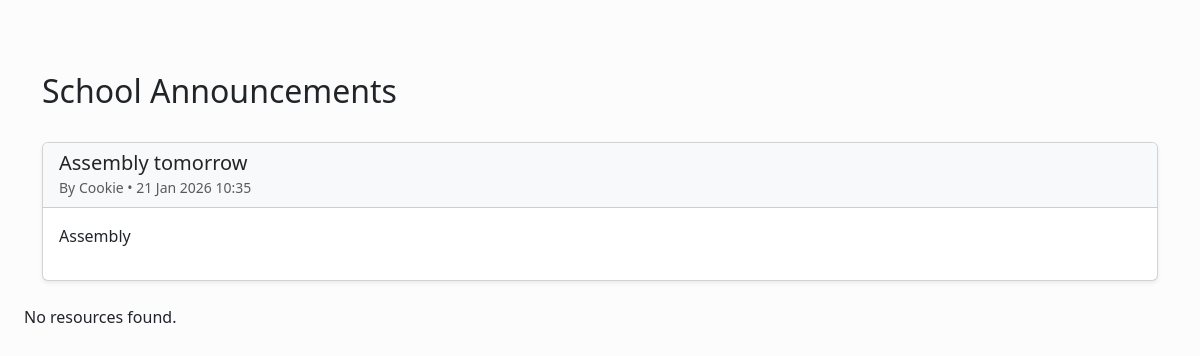
The page /announcements/ (signed in) on the database its author committed.
### announcements/models.py (models this page shows, shortened)
class Announcement(models.Model):
    title = models.CharField(max_length=200)
    content = models.TextField()
    author = models.ForeignKey(User, on_delete=models.SET_NULL, null=True, related_name='announcements')
    created_at = models.DateTimeField(auto_now_add=True)
    updated_at = models.DateTimeField(auto_now=True)
    is_active = models.BooleanField(default=True)
    grade = models.CharField(max_length=20, choices=User.GRADE_CHOICES,
    blank=True, null=True)
    target_role = models.CharField(max_length=20, choices=[('all', 'All'), ('parents', 'Parents'), ('learners', 'Learners')], default='all')
    class Meta:
        ordering = ['-created_at']

### accounts/models.py (models this page shows, shortened)
class User(AbstractUser):
    ROLE_CHOICES = (
        ('admin', 'Admin'),
        ('teacher', 'Teacher'),
        ('parent', 'Parent'),
        ('learner', 'Learner'),
    )
    role = models.CharField(max_length=10, choices=ROLE_CHOICES, default='learner')
    phone_number = models.CharField(max_length=15, blank=True, null=True)  # Useful for SA parents
    profile_picture = models.ImageField(upload_to='profiles/', blank=True, null=True)
    GRADE_CHOICES = (
        ('grade_r', 'Grade R'),
        ('grade_1', 'Grade 1'),
        ('grade_2', 'Grade 2'),
        ('grade_3', 'Grade 3'),
        ('grade_4', 'Grade 4'),
        ('grade_5', 'Grade 5'),
        ('grade_6', 'Grade 6'),
        ('grade_7', 'Grade 7'),
        ('grade_8', 'Grade 8'),
        ('grade_9', 'Grade 9'),
        ('grade_10', 'Grade 10'),
        ('grade_11', 'Grade 11'),
        ('grade_12', 'Grade 12'),
    )
    grade = models.CharField(
        max_length=20,
        choices=GRADE_CHOICES,
        blank=True,
        null=True,
        help_text="Grade for learners (leave blank for other roles)"
    )
    @property
    def is_teacher(self):
        return self.role == 'teacher'

### announcements/views.py (the view)
# urls.py: path('', views.announcement_list, name='list'),
@login_required
def announcement_list(request):
    announcements = Announcement.objects.filter(is_active=True).order_by('-created_at')
    if request.user.role == 'parent':
        announcements = announcements.filter(target_role__in=['all', 'parents'])
    elif request.user.role == 'learner':
        announcements = announcements.filter(target_role__in=['all', 'learners'])
    return render(request, 'announcements/list.html', {
        'announcements': announcements
    })

### announcements/templates/announcements/list.html (shortened to what this page needs)
{% extends 'base.html' %}
{% block content %}
<div class="container mt-5">
    <div class="d-flex justify-content-between align-items-center mb-4">
        <h2>School Announcements</h2>
    </div>
    {% for ann in announcements %}
    <div class="card mb-4 shadow-sm">
        <div class="card-header bg-light">
            <h5 class="mb-0">{{ ann.title }}</h5>
            <small class="text-muted">
                By {{ ann.author.get_full_name|default:ann.author.username }} •
                {{ ann.created_at|date:"d M Y H:i" }}
            </small>
        </div>
        <div class="card-body">
            {{ ann.content|linebreaks }}
        </div>
    </div>
    {% empty %}
    <div class="alert alert-info text-center">
        No announcements yet. Check back later!
    </div>
    {% endfor %}
</div>
<div id="resources-list">
    <div id="content" style="display: none;">
        {% for resource in resources %}
        {% empty %}
        <p>No resources found.</p>
        {% endfor %}
    </div>
</div>
{% endblock %}

### static/css/style.css (style rules this page uses)
:root { --sidebar-width: 260px; }
body { min-height: 100vh; }

### rows shown on the page
Announcement: title "Assembly tomorrow", author.get_full_name "Cookie", created_at "21 Jan 2026 10:35", content "Assembly"
